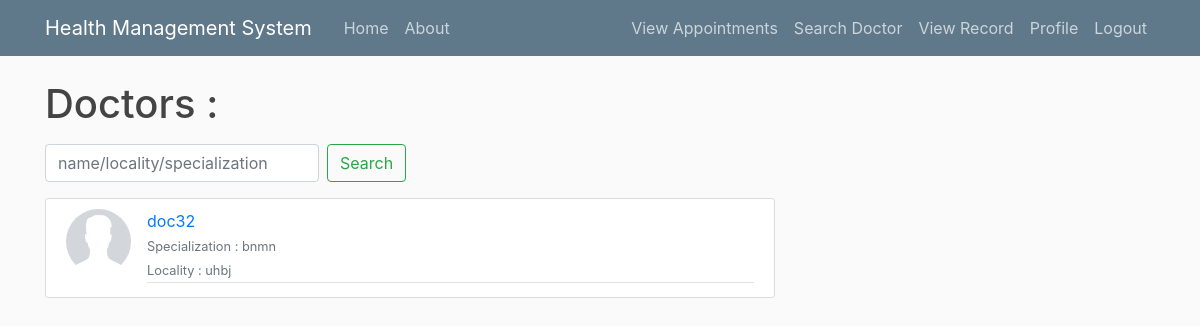
Page /search/ (signed in) on the earlier database version.
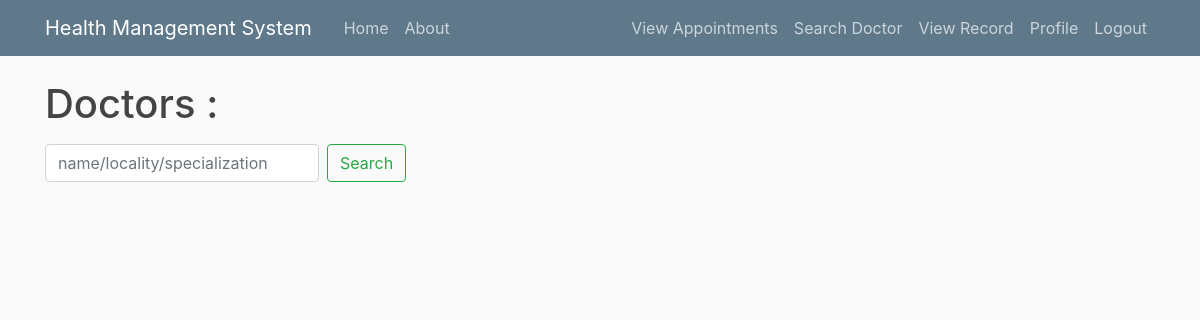
Same page on the later database version.
### accounts/models.py (models this page shows, shortened)
class Doctor(models.Model):
    name = models.CharField(max_length = 100)
    phone = PhoneField(blank=True, help_text='Contact phone number') #update
    adhaar_num = models.CharField(max_length=20,blank=True)
    blood_group = models.CharField(max_length = 4 ,blank=True,choices=blood_grp_choices)
    age = models.IntegerField(null=True)
    gender = models.CharField(max_length = 1,blank=True,choices = gender_choices)
    locality = models.CharField(max_length=50) #update
    home_address = models.CharField(max_length=150,blank=True) #update
    work_address = models.CharField(max_length=150,blank=True) #update
    specialization = models.CharField(max_length=100)
    specialization_proof = models.FileField(blank=True)
    image = models.ImageField(default='def_M.jpg', upload_to = 'profile_pics')
    patient_records = models.ManyToManyField(record,related_name="p1")
    user = models.OneToOneField(User,on_delete=models.CASCADE)
    appointments = models.ManyToManyField(appointment,related_name="app_doc")

### search/views.py (the view, shortened to what this page needs)
# urls.py: path('search/',include('search.urls')),
def search(request):
    doctors = Doctor.objects.all()
    return render(request,'search/search.html',{'doctors':doctors})

### search/templates/search/search.html
{%extends "base_layout.html" %}
{%block content%}
    <h1>Doctors :</h1>
    <form class="form-inline my-2 my-lg-3">
        <input class="form-control mr-sm-2" type="search" placeholder="name/locality/specialization" aria-label="Search" name="search">
        <button class="btn btn-outline-success my-2 my-sm-0" type="submit">Search</button>
    </form>
    {% for doctor in doctors %}
    <article class="media content-section">
    <img class = "rounded-circle article-img"src = "{{ doctor.image.url }}">
    <div class="media-body">
      <div class="article-metadata">
        <a class="mr-2" href="{%url 'search:doctor-detail' doctor.id%}">{{ doctor.name }}</a>
        <small class="text-muted"><br>Specialization : {{ doctor.specialization }}</br></small>
        <small class="text-muted">Locality : {{ doctor.locality }}</small>
      </div>
    </div>
    </article>
  {% endfor %}
{%endblock content%}

Differences in the rows shown:
removed Doctor: image (picture), name "doc32", specialization "bnmn", locality "uhbj"
